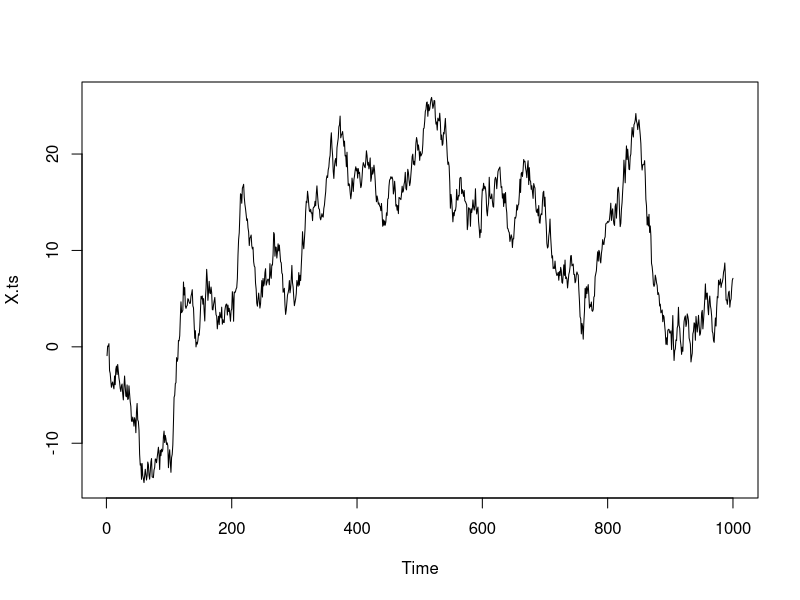
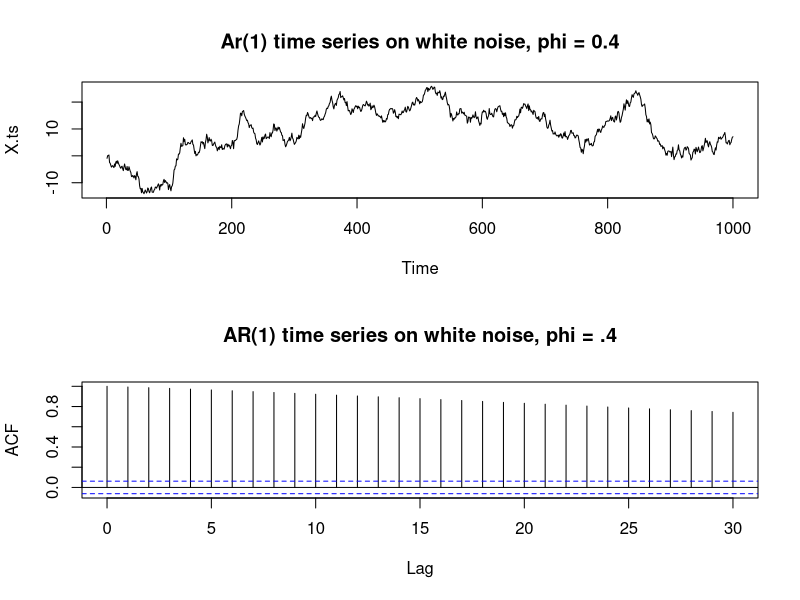
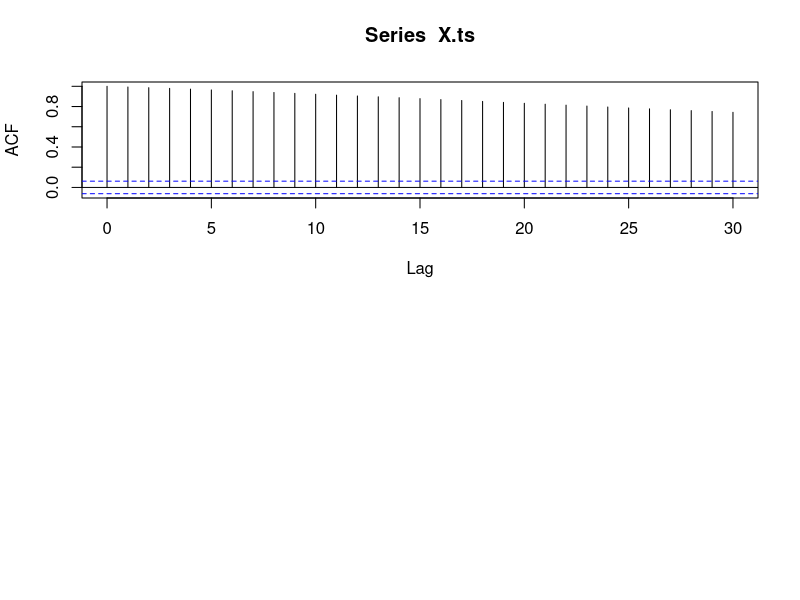
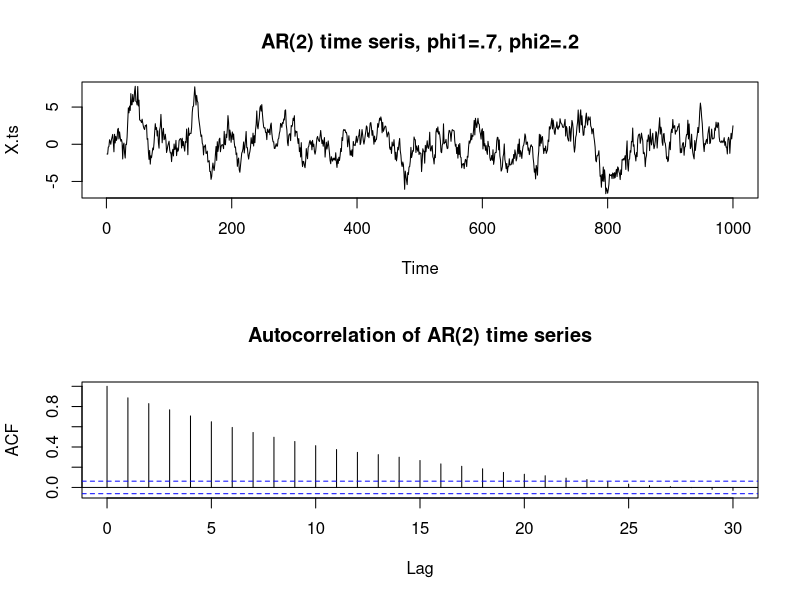

The R script that drew these images, in order:
set.seed(2016)
N= 1000
phi = 1
Z = rnorm(N, 0, 1)
X=NULL
X[1] = Z[1]
for (i in 2:N){
  X[i] = Z[i] + phi *X[i - 1]
}
X.ts = ts(X)
plot(X.ts)
par(mfrow=c(2,1))
plot(X.ts, main='Ar(1) time series on white noise, phi = 0.4')
X.acf = acf(X.ts, main="AR(1) time series on white noise, phi = .4")
plot(X.acf)

#alternative
set.seed(2016)
X.ts = arima.sim(list(ar=c(.7,.2)), n= 1000)
par(mfrow=c(2,1))
plot(X.ts, main = 'AR(2) time seris, phi1=.7, phi2=.2')
X.acf= acf(X.ts, main = 'Autocorrelation of AR(2) time series')